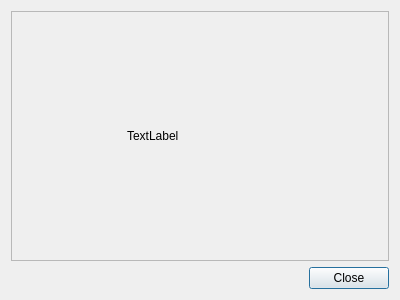
<?xml version="1.0" encoding="UTF-8"?>
<ui version="4.0">
 <class>AboutXmlGTE</class>
 <widget class="QDialog" name="AboutXmlGTE">
  <property name="geometry">
   <rect>
    <x>0</x>
    <y>0</y>
    <width>400</width>
    <height>300</height>
   </rect>
  </property>
  <property name="windowTitle">
   <string>Dialog</string>
  </property>
  <layout class="QVBoxLayout" name="verticalLayout">
   <item>
    <widget class="QFrame" name="frame">
     <property name="frameShape">
      <enum>QFrame::StyledPanel</enum>
     </property>
     <property name="frameShadow">
      <enum>QFrame::Raised</enum>
     </property>
     <layout class="QHBoxLayout" name="horizontalLayout">
      <item>
       <widget class="QLabel" name="lblIcon">
        <property name="enabled">
         <bool>true</bool>
        </property>
        <property name="maximumSize">
         <size>
          <width>100</width>
          <height>100</height>
         </size>
        </property>
        <property name="baseSize">
         <size>
          <width>0</width>
          <height>0</height>
         </size>
        </property>
        <property name="text">
         <string/>
        </property>
        <property name="pixmap">
         <pixmap resource="../qrc/Rcc.qrc">:/images/AGTE.png</pixmap>
        </property>
        <property name="scaledContents">
         <bool>true</bool>
        </property>
       </widget>
      </item>
      <item>
       <widget class="QLabel" name="lblAbout">
        <property name="text">
         <string>TextLabel</string>
        </property>
       </widget>
      </item>
     </layout>
    </widget>
   </item>
   <item>
    <widget class="QDialogButtonBox" name="buttonBox">
     <property name="orientation">
      <enum>Qt::Horizontal</enum>
     </property>
     <property name="standardButtons">
      <set>QDialogButtonBox::Close</set>
     </property>
    </widget>
   </item>
  </layout>
 </widget>
 <resources>
  <include location="../qrc/Rcc.qrc"/>
 </resources>
 <connections>
  <connection>
   <sender>buttonBox</sender>
   <signal>accepted()</signal>
   <receiver>AboutXmlGTE</receiver>
   <slot>accept()</slot>
   <hints>
    <hint type="sourcelabel">
     <x>248</x>
     <y>254</y>
    </hint>
    <hint type="destinationlabel">
     <x>157</x>
     <y>274</y>
    </hint>
   </hints>
  </connection>
  <connection>
   <sender>buttonBox</sender>
   <signal>rejected()</signal>
   <receiver>AboutXmlGTE</receiver>
   <slot>reject()</slot>
   <hints>
    <hint type="sourcelabel">
     <x>316</x>
     <y>260</y>
    </hint>
    <hint type="destinationlabel">
     <x>286</x>
     <y>274</y>
    </hint>
   </hints>
  </connection>
 </connections>
</ui>
